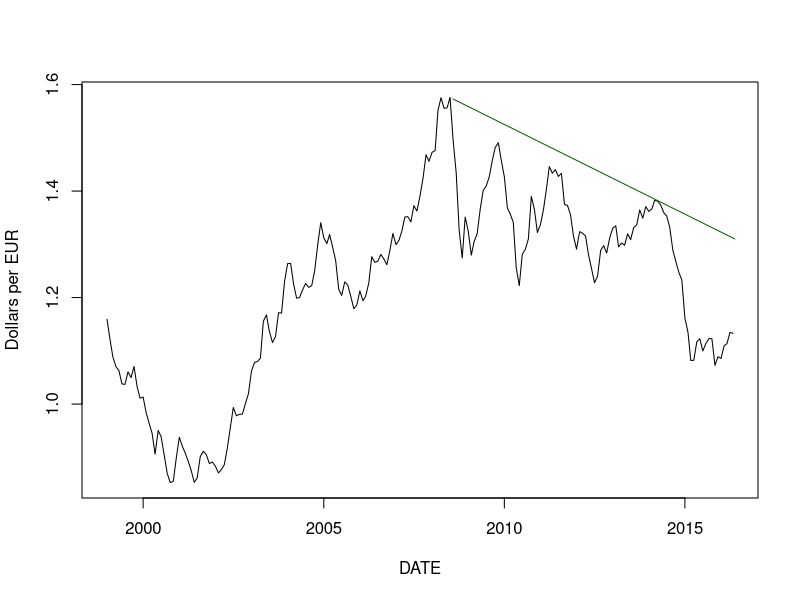

This figure's R source:
library(quantmod)
da <- read.csv("./London/EXUSEU.csv", stringsAsFactors = FALSE)
da$DATE = as.Date(da$DATE, format = "%d/%m/%Y")
tail(da)
# To use quantmod chart
#da$VALUE <- as.xts(da$VALUE, order.by = da$DATE)
#chartSeries(da$VALUE, TA = "EMA")
plot(da, type = 'l', ylab = "Dollars per EUR")
x <- c(as.Date("2008-07-30"), as.Date("2016-05-20"))
y <- c(1.5730, 1.31)
lines(x, y, col = "DarkGreen")
